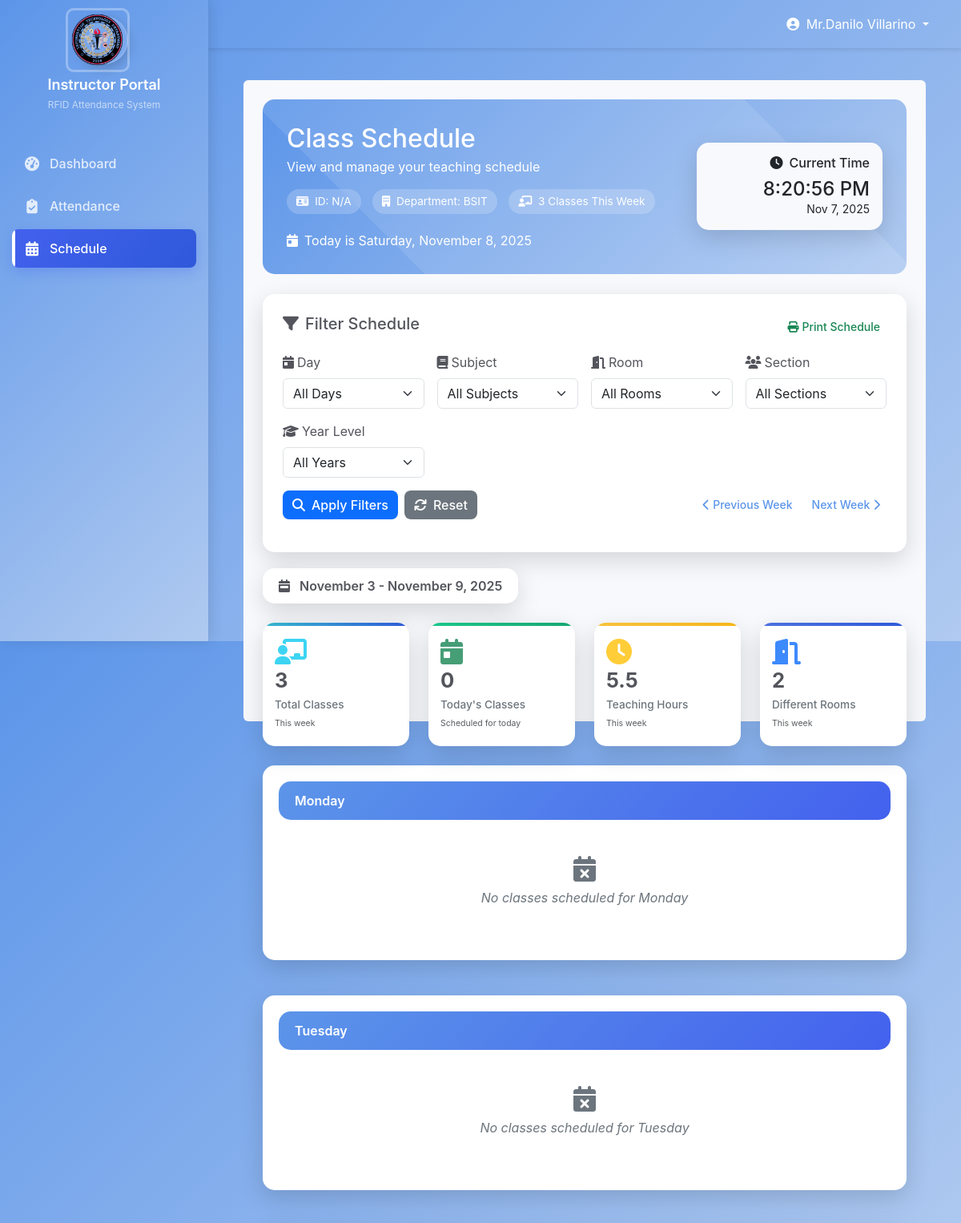
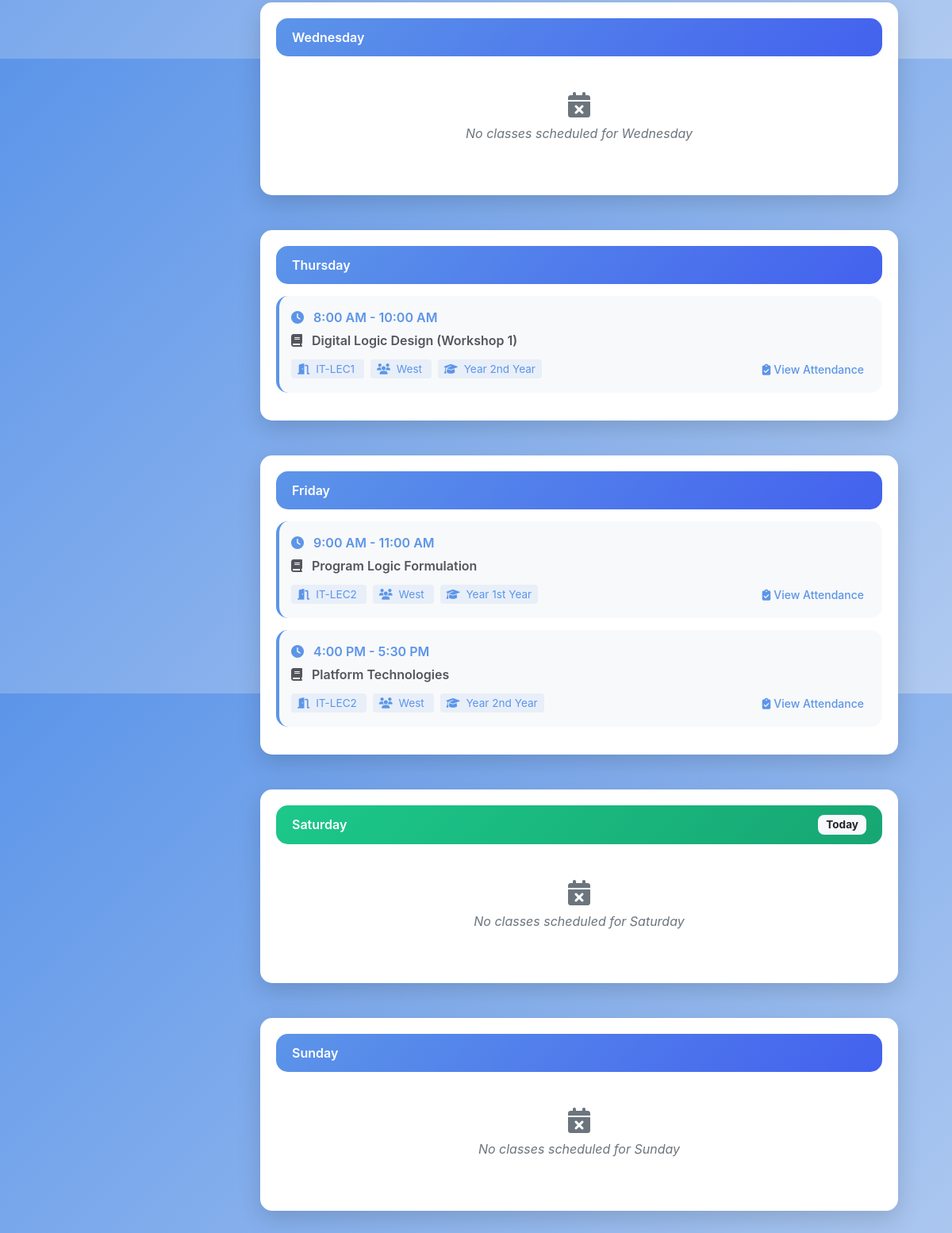
Screenshot of /instructor/schedule.php (signed in) with the database file from the repository (2 pictures, top to bottom).
### tables this page shows
CREATE TABLE `room_schedules` (
  `department` varchar(5155) NOT NULL,
  `id` int(11) NOT NULL,
  `room_name` varchar(100) DEFAULT NULL,
  `room_location` varchar(255) DEFAULT NULL,
  `room_password` varchar(255) DEFAULT NULL,
  `subject` varchar(100) DEFAULT NULL,
  `section` varchar(50) DEFAULT NULL,
  `year_level` varchar(20) DEFAULT NULL,
  `start_time` time DEFAULT NULL,
  `end_time` time DEFAULT NULL,
  `day` varchar(20) DEFAULT NULL,
  `instructor` varchar(58) NOT NULL,
  `instructor_id` int(11) DEFAULT NULL
);

### instructor/schedule.php (the view, shortened to what the rows shown need)
<?php
include 'header.php';
include '../connection.php';
 $instructor_name = $_SESSION['fullname'];
 $schedule_query = "
    SELECT
        id,
        subject,
        room_name,
        section,
        start_time,
        end_time,
        day,
        year_level
    FROM room_schedules
    WHERE instructor = ?
";
 $params = [$instructor_name];
 $types = "s";
 $schedule_query .= " ORDER BY FIELD(day,'Monday','Tuesday','Wednesday','Thursday','Friday','Saturday','Sunday'),
             start_time ASC";
 $schedule_data = [];
 $schedule_stmt = $db->prepare($schedule_query);
if ($schedule_stmt) {
    $schedule_stmt->bind_param($types, ...$params);
    $schedule_stmt->execute();
    $result = $schedule_stmt->get_result();
    while ($row = $result->fetch_assoc()) {
        $schedule_data[] = $row;
    }
}
 $today_day = date("l");
 $schedule_by_day = [];
foreach ($schedule_data as $class) {
    $schedule_by_day[$class['day']][] = $class;
}
 $days_of_week = ['Monday', 'Tuesday', 'Wednesday', 'Thursday', 'Friday', 'Saturday', 'Sunday'];
    ?>
<!DOCTYPE html>
<html lang="en">
<head>
    <link href="https://cdn.jsdelivr.net/npm/bootstrap@5.3.0/dist/css/bootstrap.min.css" rel="stylesheet">
    <link rel="stylesheet" href="https://cdnjs.cloudflare.com/ajax/libs/font-awesome/6.4.0/css/all.min.css">
</head>
<body>
    <div class="main-content">
        <div class="container-fluid pt-4 px-4">
            <div class="col-sm-12 col-xl-12">
                <div class="bg-light rounded h-100 p-4">
                    <div class="welcome-header">
                        <div class="welcome-content">
                            <div class="row align-items-center">
                                <div class="col-md-8">
                                    <div class="d-flex align-items-center mb-3">
                                        <div>
                                            <h2 class="mb-1">Class Schedule</h2>
                                        </div>
                                    </div>
                                </div>
                            </div>
                        </div>
                    </div>
                    <div class="row">
                        <?php foreach ($days_of_week as $day): ?>
                            <div class="col-lg-12 mb-4">
                                <div class="schedule-card">
                                    <div class="day-header <?php echo ($day === $today_day) ? 'today' : ''; ?>">
                                        <span><?php echo $day; ?></span>
                                    </div>
                                    <?php if (isset($schedule_by_day[$day]) && !empty($schedule_by_day[$day])): ?>
                                        <?php foreach ($schedule_by_day[$day] as $class): ?>
                                            <div class="class-item">
                                                <div class="class-time">
                                                    <i class="fas fa-clock me-2"></i>
                                                    <?php echo date("g:i A", strtotime($class['start_time'])); ?> - <?php echo date("g:i A", strtotime($class['end_time'])); ?>
                                                </div>
                                                <div class="class-subject">
                                                    <i class="fas fa-book me-2"></i>
                                                    <?php echo htmlspecialchars($class['subject']); ?>
                                                </div>
                                                <div class="class-details">
                                                    <div>
                                                        <span class="class-room">
                                                            <i class="fas fa-door-open me-1"></i>
                                                            <?php echo htmlspecialchars($class['room_name']); ?>
                                                        </span>
                                                        <span class="class-section ms-2">
                                                            <i class="fas fa-users me-1"></i>
                                                            <?php echo htmlspecialchars($class['section']); ?>
                                                        </span>
                                                        <span class="class-section ms-2">
                                                            <i class="fas fa-graduation-cap me-1"></i>
                                                            Year <?php echo htmlspecialchars($class['year_level']); ?>
                                                        </span>
                                                    </div>
                                                    <div>
                                                        <a href="attendance.php?year=<?php echo urlencode($class['year_level']); ?>&section=<?php echo urlencode($class['section']); ?>&subject=<?php echo urlencode($class['subject']); ?>"
                                                           class="btn btn-sm btn-outline-primary">
                                                            <i class="fas fa-clipboard-check me-1"></i>View Attendance
                                                        </a>
                                                    </div>
                                                </div>
                                            </div>
                                        <?php endforeach; ?>
                                    <?php endif; ?>
                                </div>
                            </div>
                        <?php endforeach; ?>
                    </div>
                </div>
            </div>
        </div>
    </div>
</body>
</html>

### rows the page displays
room_schedules: start_time "8:00 AM", end_time "10:00 AM", subject "Digital Logic Design (Workshop 1)", room_name "IT-LEC1", section "West", year_level "2nd Year"
room_schedules: start_time "9:00 AM", end_time "11:00 AM", subject "Program Logic Formulation", room_name "IT-LEC2", section "West", year_level "1st Year"
room_schedules: start_time "4:00 PM", end_time "5:30 PM", subject "Platform Technologies", room_name "IT-LEC2", section "West", year_level "2nd Year"

### other values shown
$_SESSION['fullname'] "Mr.Danilo Villarino"
$_SESSION['id_number'] "N/A"
$_SESSION['department'] "BSIT"
count($schedule_data) "3"
date('F j', strtotime($display_week_start)) "November 3"
date('F j, Y', strtotime($display_week_end)) "November 9, 2025"
$today_classes "0"
$total_hours "5.5"
count($unique_rooms) "2"
$day "Monday"
$day "Tuesday"
$day "Wednesday"
$day "Thursday"
$day "Friday"
$day "Saturday"
